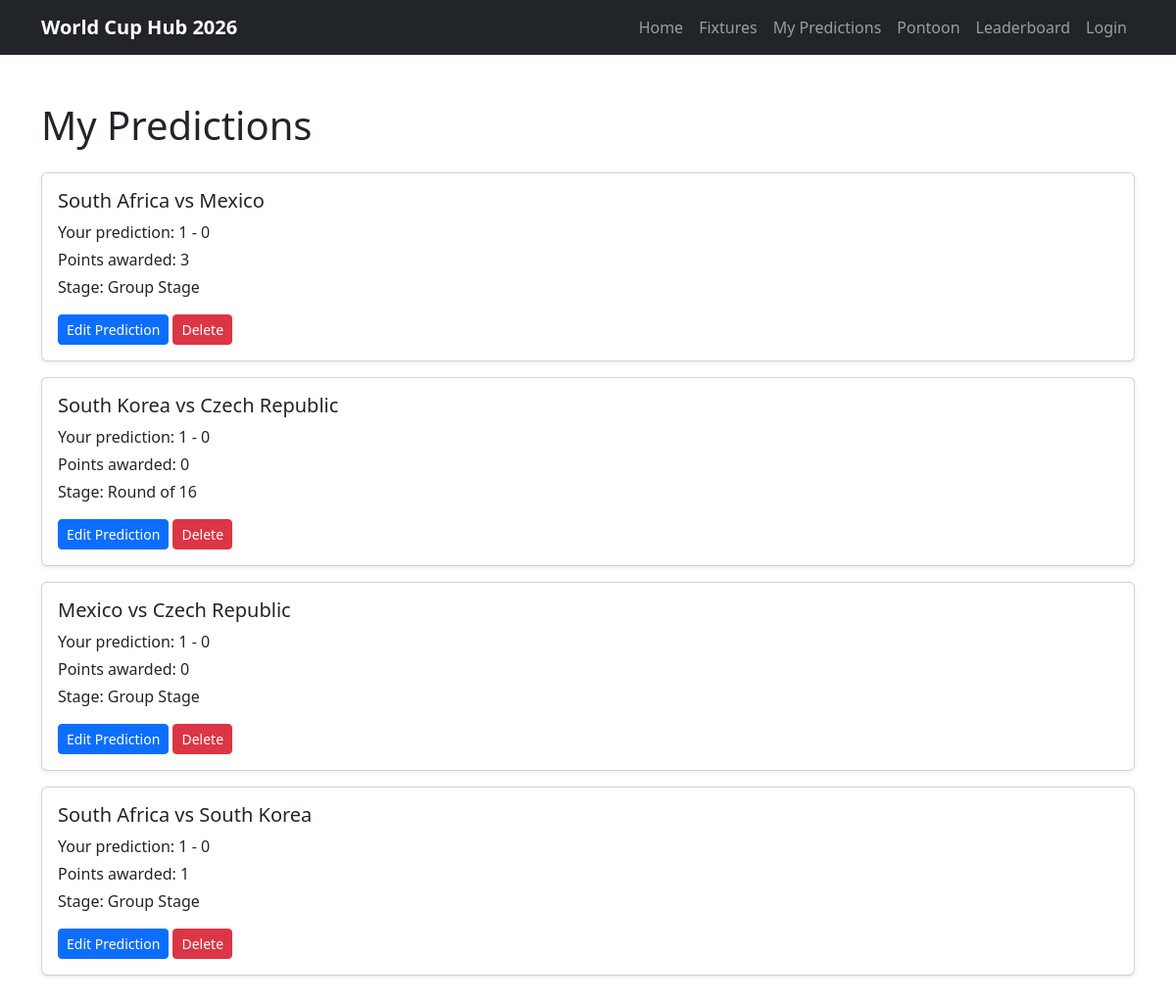
Page /my-predictions/ (signed in) on the committed database.
### predictor/models.py (models this page shows, shortened)
class Prediction(models.Model):
    user = models.ForeignKey(
        User,
        on_delete=models.CASCADE,
        related_name='predictions'
    )
    fixture = models.ForeignKey(
        Fixture,
        on_delete=models.CASCADE,
        related_name='predictions'
    )
    predicted_home_score = models.PositiveIntegerField()
    predicted_away_score = models.PositiveIntegerField()
    points_awarded = models.IntegerField(default=0)
    created_at = models.DateTimeField(auto_now_add=True)
    class Meta:
        unique_together = ('user', 'fixture')
        ordering = ['fixture__kickoff_time']

class Fixture(models.Model):
    STAGE_CHOICES = [
        ('Group Stage', 'Group Stage'),
        ('Round of 32', 'Round of 32'),
        ('Round of 16', 'Round of 16'),
        ('Quarterfinals', 'Quarterfinals'),
        ('Semifinals', 'Semifinals'),
        ('Final', 'Final'),
    ]
    home_team = models.ForeignKey(
        Team,
        on_delete=models.CASCADE,
        related_name='home_fixtures'
    )
    away_team = models.ForeignKey(
        Team,
        on_delete=models.CASCADE,
        related_name='away_fixtures'
    )
    stadium = models.ForeignKey(
        Stadium,
        on_delete=models.SET_NULL,
        related_name='fixtures',
        null=True,
        blank=True
    )
    stage = models.CharField(max_length=20, choices=STAGE_CHOICES)
    kickoff_time = models.DateTimeField()
    home_team_score = models.PositiveIntegerField(blank=True, null=True)
    away_team_score = models.PositiveIntegerField(blank=True, null=True)
    class Meta:
        ordering = ['kickoff_time']

class Team(models.Model):
    GROUP_CHOICES = [
        ('A', 'Group A'),
        ('B', 'Group B'),
        ('C', 'Group C'),
        ('D', 'Group D'),
        ('E', 'Group E'),
        ('F', 'Group F'),
        ('G', 'Group G'),
        ('H', 'Group H'),
        ('I', 'Group I'),
        ('J', 'Group J'),
        ('K', 'Group K'),
        ('L', 'Group L'),
    ]
    name = models.CharField(max_length=100)
    group = models.CharField(max_length=1, choices=GROUP_CHOICES)
    manager = models.CharField(max_length=100, blank=True, null=True)
    captain = models.CharField(max_length=100, blank=True, null=True)
    best_world_cup_finish = models.CharField(max_length=100, blank=True, null=True)
    best_world_cup_year = models.PositiveIntegerField(blank=True, null=True)
    def __str__(self):
        return self.name

### predictor/views.py (the view)
@login_required
def my_predictions(request):
    predictions = Prediction.objects.filter(
        user=request.user
    )
    context = {
        "predictions": predictions,
    }
    return render(
        request,
        "predictor/my_predictions.html",
        context
    )

### predictor/templates/predictor/my_predictions.html
{% extends "base.html" %} {% block title %} My Predictions | World Cup Hub 2026 {% endblock %} {% block content %}
<section class="container py-5">
  <h1 class="mb-4">My Predictions</h1>
  {% for prediction in predictions %}
  <div class="card mb-3 shadow-sm">
    <div class="card-body">
      <h2 class="h5">{{ prediction.fixture.home_team }} vs {{ prediction.fixture.away_team }}</h2>
      <p class="mb-1">Your prediction: {{ prediction.predicted_home_score }} - {{ prediction.predicted_away_score }}</p>
      <p class="mb-1">Points awarded: {{ prediction.points_awarded }}</p>
      <p class="mb-0">Stage: {{ prediction.fixture.get_stage_display }}</p>
      <a href="{% url 'create_prediction' prediction.fixture.id %}" class="btn btn-primary btn-sm mt-3"> Edit Prediction </a>
      <a href="{% url 'delete_prediction' prediction.id %}" class="btn btn-danger btn-sm mt-3"> Delete </a>
    </div>
  </div>
  {% empty %}
  <p>You have not made any predictions yet.</p>
  {% endfor %}
</section>
{% endblock %}

### rows in the picture
Prediction: fixture.home_team "South Africa", fixture.away_team "Mexico", predicted_home_score "1", predicted_away_score "0", points_awarded "3", fixture.stage "Group Stage"
Prediction: fixture.home_team "South Korea", fixture.away_team "Czech Republic", predicted_home_score "1", predicted_away_score "0", points_awarded "0", fixture.stage "Round of 16"
Prediction: fixture.home_team "Mexico", fixture.away_team "Czech Republic", predicted_home_score "1", predicted_away_score "0", points_awarded "0", fixture.stage "Group Stage"
Prediction: fixture.home_team "South Africa", fixture.away_team "South Korea", predicted_home_score "1", predicted_away_score "0", points_awarded "1", fixture.stage "Group Stage"
